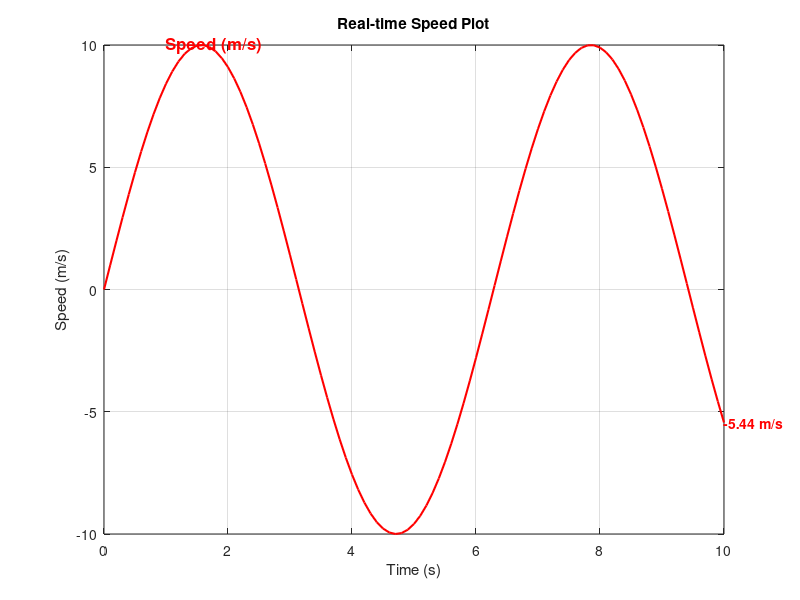

Write MATLAB code to recreate this figure.
% 生成时间和速度数据
t = 0:0.1:10;          % 时间轴
speed = sin(t) * 10;    % 假设速度随时间的正弦变化，单位为 m/s

% 创建图形窗口和曲线
figure;
plotHandle = plot(t, speed, 'r', 'LineWidth', 1.5); % 绘制红色的速度曲线
hold on;
xlabel('Time (s)');
ylabel('Speed (m/s)');
title('Real-time Speed Plot');
grid on;

% 添加一个静态的文本标签
textLabel = text(1, max(speed), 'Speed (m/s)', 'Color', 'r', 'FontSize', 12, 'FontWeight', 'bold');

% 动态显示最新的速度值
dynamicText = text(t(end), speed(end), sprintf('%.2f m/s', speed(end)), ...
                   'Color', 'r', 'FontSize', 10, 'FontWeight', 'bold');

% 动态更新曲线和标签
for i = 1:length(t)
    % 更新曲线数据
    set(plotHandle, 'XData', t(1:i), 'YData', speed(1:i));
    
    % 更新动态文本的位置和显示的值
    set(dynamicText, 'Position', [t(i), speed(i)], 'String', sprintf('%.2f m/s', speed(i)));
    
    % 强制刷新图像
    drawnow;
    
    % 模拟实时数据
    pause(0.1);
end



